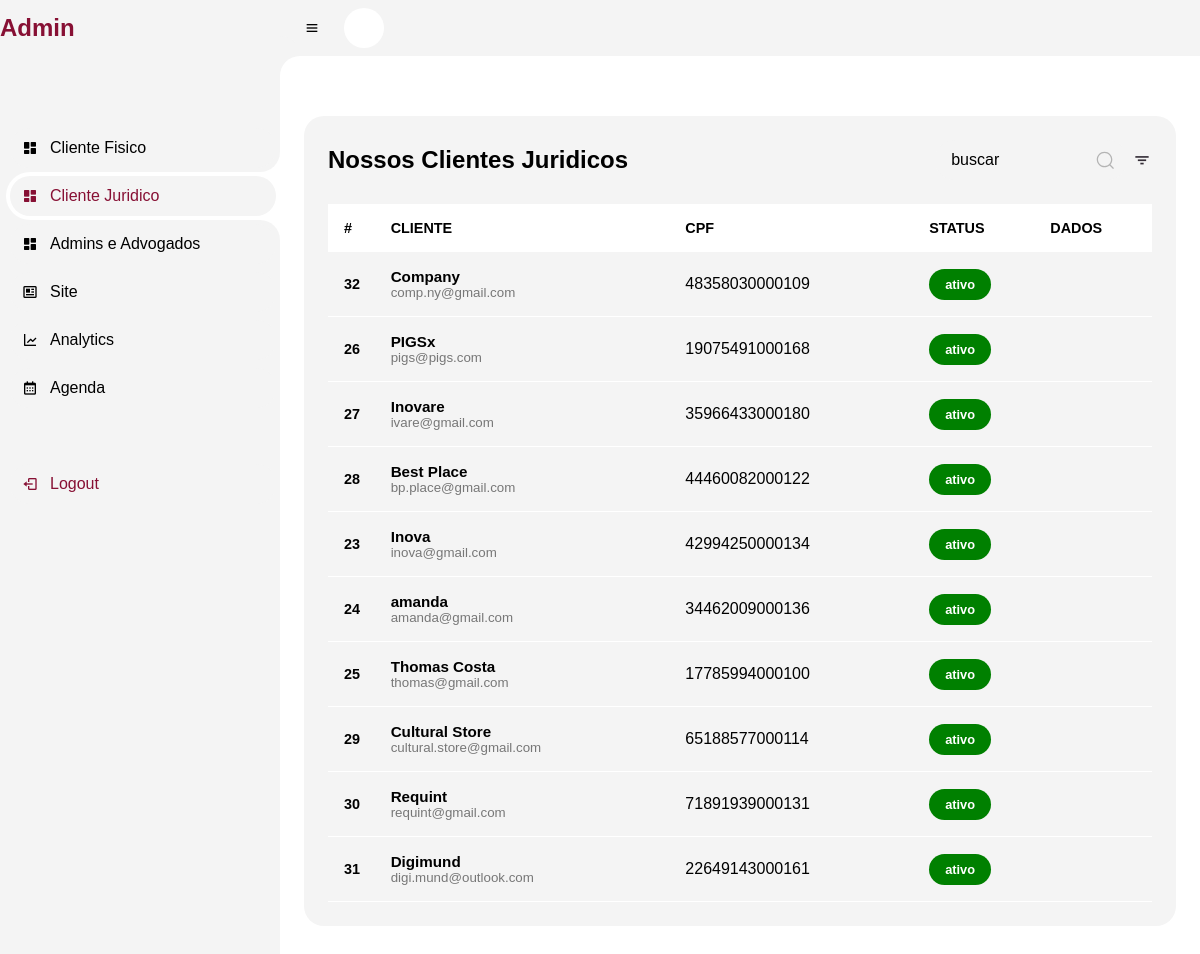
Screenshot of /clienteJ.php with the database file from the repository.
### tables this page shows
CREATE TABLE IF NOT EXISTS `tb_cliente_juridico` (
  `cod` int(11) NOT NULL AUTO_INCREMENT,
  `nome` varchar(100) NOT NULL,
  `email` varchar(100) NOT NULL,
  `celular` varchar(15) NOT NULL,
  `endereco` varchar(100) NOT NULL,
  `cidade` varchar(50) NOT NULL,
  `senha` varchar(32) NOT NULL,
  `cnpj` varchar(15) NOT NULL,
  `foto` varchar(100) NOT NULL,
  `status` varchar(10) NOT NULL,
  PRIMARY KEY (`cod`)
);

### clienteJ.php (the view, shortened to what this page needs)
<?php
include('menu-admin.php');
?>
<html lang="en">
<head>
    <link rel="stylesheet" href="css/admin.css">
    <link rel="stylesheet" href="https://maxst.icons8.com/vue-static/landings/line-awesome/line-awesome/1.3.0/css/line-awesome.min.css">
</head>
<body class="dark">
    <section id=content>
        <main>
            <?php
            require('connect.php');
            $perfis = mysqli_query($con, "SELECT * FROM `tb_cliente_juridico`");
            echo   "<div class=table-data>";
            echo    "<div class=order>";
            echo      "<div class=head>";
            echo          " <h3>Nossos Clientes Juridicos</h3>";
            echo  " <div class=search>";
            echo    "<input type=text class=search__input placeholder=buscar onkeyup=pesquisar(this.value)";
            echo   "<button class=search__button>";
            echo "</div>";
            echo            "<i class='bx bx-filter'></i>";
            echo       "</div>";
            echo       "<table width=100%>";
            echo              "<thead>";
            echo                "<tr>";
            echo                     "<th>#</th>";
            echo                    "<th></span>CLIENTE</th>";
            echo                    "<th></span>CPF</th>";
            echo                  "<th></span>STATUS</th>";
            echo                  "<th></span>DADOS</th>";
            while ($perfil = mysqli_fetch_array($perfis)) {
                echo             "</tr>";
                echo        "</thead>";
                echo        "<tbody>";
                echo          "<tr>";
                echo              "<td class=cod>$perfil[cod]</td>";
                echo             "<td>";
                echo   "<div class=client>";
                echo   "<div class=client-info>";
                echo  "<h4>$perfil[nome]</h4>";
                echo  "<small>$perfil[email]</small>";
                echo   "</div>";
                echo  "</div>";
                echo  "</td>";
                echo  "<td>$perfil[cnpj]</td>";
                echo "<td>";
                echo "<span class='status ";
                if ($perfil['status'] == "ativo") {
                    echo "success";
                } elseif ($perfil['status'] == "inativo") {
                    echo "danger";
                } elseif ($perfil['status'] == "ausente") {
                    echo "warning";
                }
                echo "'>$perfil[status]</span>";
                echo "</td>";
                echo  "<td>";
                echo  "<div id=icones>";
                echo  "<a href=./formularios/alterar-statusJ.php?cod=$perfil[cod]><i class='uil uil-edit'></i></a>";
                echo  "<a href=javascript:confirmar($perfil[cod])><i class='uil uil-trash-alt'></i></a>";
                echo  "</div>";
                echo "</td>";
            }
            echo "</div>";
            echo   "</div>";
            ?>
        </main>
    </section>
</body>
</html>

### css/menu-admin.css (style rules this page uses)
#content { position: relative; width: calc(100% - 280px); left: 280px; transition: .3s ease; }

### css/admin.css (style rules this page uses)
body { background-color: var(--back-fundo); overflow-x: hidden; }
#content main { width: 100%; padding: 36px 24px; max-height: calc(100vh - 56px); overflow-y: auto; }
#content main .table-data { display: flex; flex-wrap: wrap; grid-gap: 24px; margin-top: 24px; width: 100%; color: #342E37; }
#content main .table-data>div { border-radius: 20px; background: var(--color-light); padding: 24px; overflow-x: auto; }
#content main .table-data .head { display: flex; align-items: center; grid-gap: 16px; margin-bottom: 24px; }
#content main .table-data .head i { font-size: 20px; }
#icones i { font-size: 20px; padding: 5px; color: var(--details); }
#content main .table-data .head h3 { margin-right: auto; font-size: 24px; font-weight: 600; color: var(--color-black); }
#content main .table-data .head .bx { cursor: pointer; }
#content main .table-data .order { flex-grow: 1; flex-basis: 500px; background-color: var(--color-light2); }
table { border-collapse: collapse; }
table thead tr { background: var(--color-white); }
table thead th { padding: 1rem 0rem; text-align: left; color: var(--color-black); font-size: .9rem; }
table thead th:first-child { padding-left: 1rem; }
table tbody td { padding: 1rem 0rem; color: var(--color-black); }
table tbody td:first-child { padding-left: 1rem; color: var(--main-color); font-weight: 600; font-size: .9rem; }
table tbody tr { border-bottom: 1px solid var(--color-white); }
table tbody tr .cod { color: var(--color-black); }
.client { display: flex; align-items: center; }
.client-info h4 { color: var(--color-black); font-size: .95rem; }
.client-info small { color: var(--color-black-light); }
.status { display: inline-block; text-align: center; font-weight: 600; color: var(--color-white); background: green; padding: .5rem 1rem; border-radius: 20px; font-size: .8rem; }
.search { display: flex; align-items: center; justify-content: space-between; text-align: center; }
.search__input { font-family: inherit; font-size: inherit; background-color: var(--color-light2); border: none; color: #646464; padding: 0.7rem 1rem; border-radius: 30px; width: 12em; margin-right: -2rem; }
.search__icon { height: 1.3em; width: 1.3em; fill: #b4b4b4; }
.success { background-color: green; color: white; }

### css/var.css (style rules this page uses)
body { --color-black: #000; --color-black-light: #777777; --color-black-light2: #777777; --color-white: #fff; --color-light: #f4f4f4; --color-light2: #f4f4f4; --details: #871034; --back-primary: #19191f; --back-fundo: #fff; --back-glass: linear-gradient(to right bottom, rgba(255, 255, 255, 0.5), rgba(255, 255, 255, 0.3)); }
* { margin: 0; padding: 0; box-sizing: border-box; text-decoration: none; font-family: 'Montserrat', sans-serif; }

### rows the page displays
tb_cliente_juridico: cod "32", nome "Company", email "comp.ny@gmail.com", cnpj "48358030000109", status "ativo"
tb_cliente_juridico: cod "26", nome "PIGSx", email "pigs@pigs.com", cnpj "19075491000168", status "ativo"
tb_cliente_juridico: cod "27", nome "Inovare", email "ivare@gmail.com", cnpj "35966433000180", status "ativo"
tb_cliente_juridico: cod "28", nome "Best Place", email "bp.place@gmail.com", cnpj "44460082000122", status "ativo"
tb_cliente_juridico: cod "23", nome "Inova", email "inova@gmail.com", cnpj "42994250000134", status "ativo"
tb_cliente_juridico: cod "24", nome "amanda", email "amanda@gmail.com", cnpj "34462009000136", status "ativo"
tb_cliente_juridico: cod "25", nome "Thomas Costa", email "thomas@gmail.com", cnpj "17785994000100", status "ativo"
tb_cliente_juridico: cod "29", nome "Cultural Store", email "cultural.store@gmail.com", cnpj "65188577000114", status "ativo"
tb_cliente_juridico: cod "30", nome "Requint", email "requint@gmail.com", cnpj "71891939000131", status "ativo"
tb_cliente_juridico: cod "31", nome "Digimund", email "digi.mund@outlook.com", cnpj "22649143000161", status "ativo"
